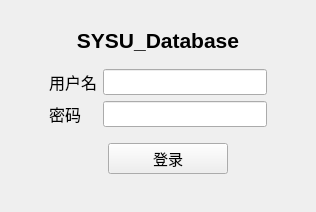
<?xml version="1.0" encoding="UTF-8"?>
<ui version="4.0">
 <class>Login</class>
 <widget class="QWidget" name="Login">
  <property name="geometry">
   <rect>
    <x>0</x>
    <y>0</y>
    <width>316</width>
    <height>212</height>
   </rect>
  </property>
  <property name="windowTitle">
   <string>Login</string>
  </property>
  <property name="layoutDirection">
   <enum>Qt::LeftToRight</enum>
  </property>
  <layout class="QHBoxLayout" name="horizontalLayout_3">
   <item>
    <spacer name="horizontalSpacer">
     <property name="orientation">
      <enum>Qt::Horizontal</enum>
     </property>
     <property name="sizeHint" stdset="0">
      <size>
       <width>40</width>
       <height>20</height>
      </size>
     </property>
    </spacer>
   </item>
   <item>
    <layout class="QVBoxLayout" name="verticalLayout_4">
     <item>
      <layout class="QVBoxLayout" name="verticalLayout_3">
       <item>
        <spacer name="verticalSpacer">
         <property name="orientation">
          <enum>Qt::Vertical</enum>
         </property>
         <property name="sizeHint" stdset="0">
          <size>
           <width>20</width>
           <height>30</height>
          </size>
         </property>
        </spacer>
       </item>
       <item>
        <widget class="QLabel" name="label_title">
         <property name="font">
          <font>
           <pointsize>16</pointsize>
           <weight>75</weight>
           <bold>true</bold>
          </font>
         </property>
         <property name="text">
          <string>SYSU_Database</string>
         </property>
         <property name="alignment">
          <set>Qt::AlignCenter</set>
         </property>
        </widget>
       </item>
       <item>
        <spacer name="verticalSpacer_3">
         <property name="orientation">
          <enum>Qt::Vertical</enum>
         </property>
         <property name="sizeType">
          <enum>QSizePolicy::Fixed</enum>
         </property>
         <property name="sizeHint" stdset="0">
          <size>
           <width>20</width>
           <height>10</height>
          </size>
         </property>
        </spacer>
       </item>
       <item>
        <layout class="QHBoxLayout" name="horizontalLayout">
         <item>
          <layout class="QVBoxLayout" name="verticalLayout_2">
           <item>
            <widget class="QLabel" name="label_username">
             <property name="font">
              <font>
               <pointsize>12</pointsize>
              </font>
             </property>
             <property name="text">
              <string>用户名</string>
             </property>
            </widget>
           </item>
           <item>
            <widget class="QLabel" name="label_password">
             <property name="font">
              <font>
               <pointsize>12</pointsize>
              </font>
             </property>
             <property name="text">
              <string>密码</string>
             </property>
            </widget>
           </item>
          </layout>
         </item>
         <item>
          <layout class="QVBoxLayout" name="verticalLayout">
           <item>
            <widget class="QLineEdit" name="lineEdit_username">
             <property name="font">
              <font>
               <pointsize>11</pointsize>
              </font>
             </property>
             <property name="alignment">
              <set>Qt::AlignLeading|Qt::AlignLeft|Qt::AlignVCenter</set>
             </property>
            </widget>
           </item>
           <item>
            <widget class="QLineEdit" name="lineEdit_password">
             <property name="font">
              <font>
               <pointsize>11</pointsize>
              </font>
             </property>
             <property name="alignment">
              <set>Qt::AlignLeading|Qt::AlignLeft|Qt::AlignVCenter</set>
             </property>
            </widget>
           </item>
          </layout>
         </item>
        </layout>
       </item>
      </layout>
     </item>
     <item>
      <spacer name="verticalSpacer_4">
       <property name="orientation">
        <enum>Qt::Vertical</enum>
       </property>
       <property name="sizeType">
        <enum>QSizePolicy::Fixed</enum>
       </property>
       <property name="sizeHint" stdset="0">
        <size>
         <width>20</width>
         <height>10</height>
        </size>
       </property>
      </spacer>
     </item>
     <item>
      <layout class="QHBoxLayout" name="horizontalLayout_2">
       <item>
        <spacer name="horizontalSpacer_4">
         <property name="orientation">
          <enum>Qt::Horizontal</enum>
         </property>
         <property name="sizeType">
          <enum>QSizePolicy::Expanding</enum>
         </property>
         <property name="sizeHint" stdset="0">
          <size>
           <width>60</width>
           <height>20</height>
          </size>
         </property>
        </spacer>
       </item>
       <item>
        <widget class="QPushButton" name="pushButton_login">
         <property name="minimumSize">
          <size>
           <width>120</width>
           <height>0</height>
          </size>
         </property>
         <property name="font">
          <font>
           <pointsize>11</pointsize>
           <weight>50</weight>
           <bold>false</bold>
          </font>
         </property>
         <property name="text">
          <string>登录</string>
         </property>
         <property name="shortcut">
          <string>Return</string>
         </property>
        </widget>
       </item>
       <item>
        <spacer name="horizontalSpacer_3">
         <property name="orientation">
          <enum>Qt::Horizontal</enum>
         </property>
         <property name="sizeHint" stdset="0">
          <size>
           <width>40</width>
           <height>20</height>
          </size>
         </property>
        </spacer>
       </item>
      </layout>
     </item>
     <item>
      <spacer name="verticalSpacer_2">
       <property name="orientation">
        <enum>Qt::Vertical</enum>
       </property>
       <property name="sizeHint" stdset="0">
        <size>
         <width>20</width>
         <height>40</height>
        </size>
       </property>
      </spacer>
     </item>
    </layout>
   </item>
   <item>
    <spacer name="horizontalSpacer_2">
     <property name="orientation">
      <enum>Qt::Horizontal</enum>
     </property>
     <property name="sizeHint" stdset="0">
      <size>
       <width>40</width>
       <height>20</height>
      </size>
     </property>
    </spacer>
   </item>
  </layout>
 </widget>
 <resources/>
 <connections/>
</ui>
